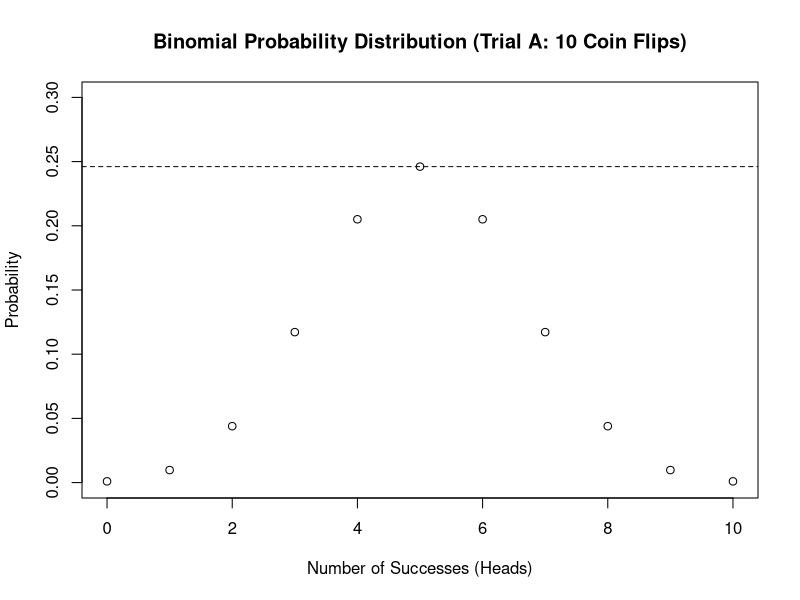
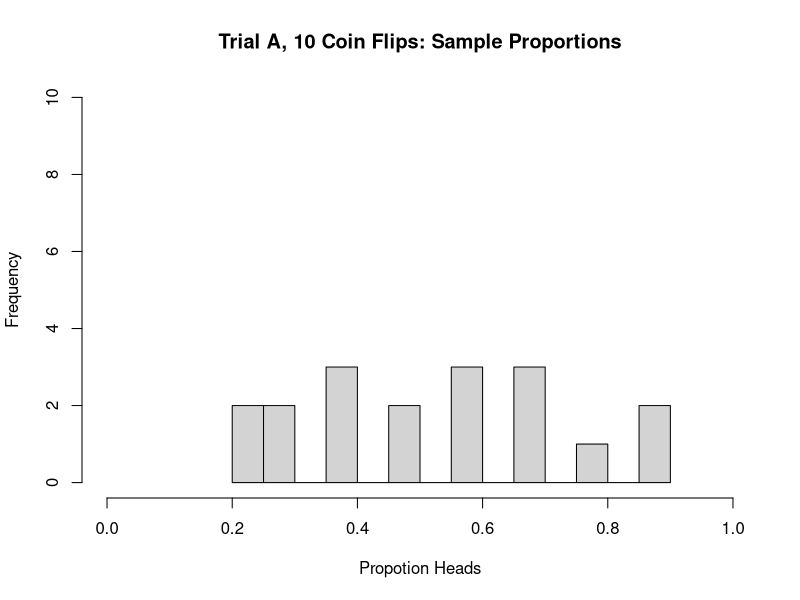
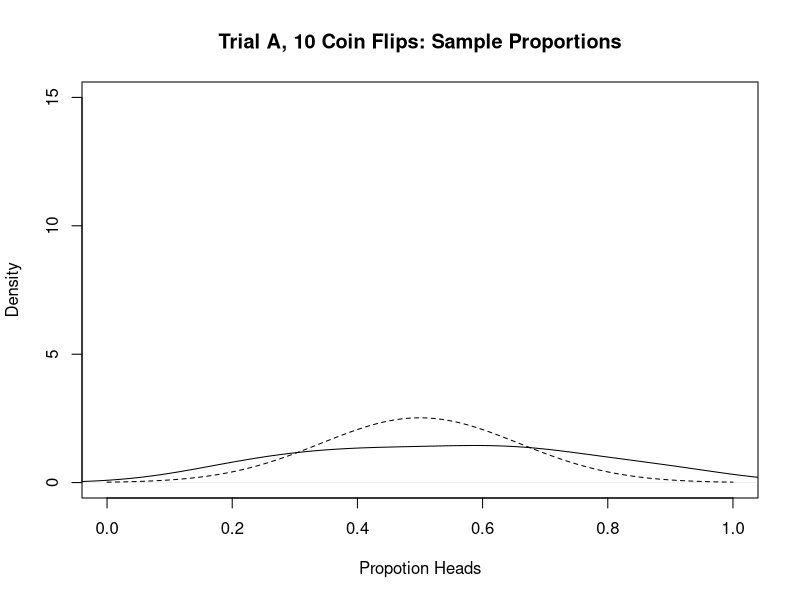
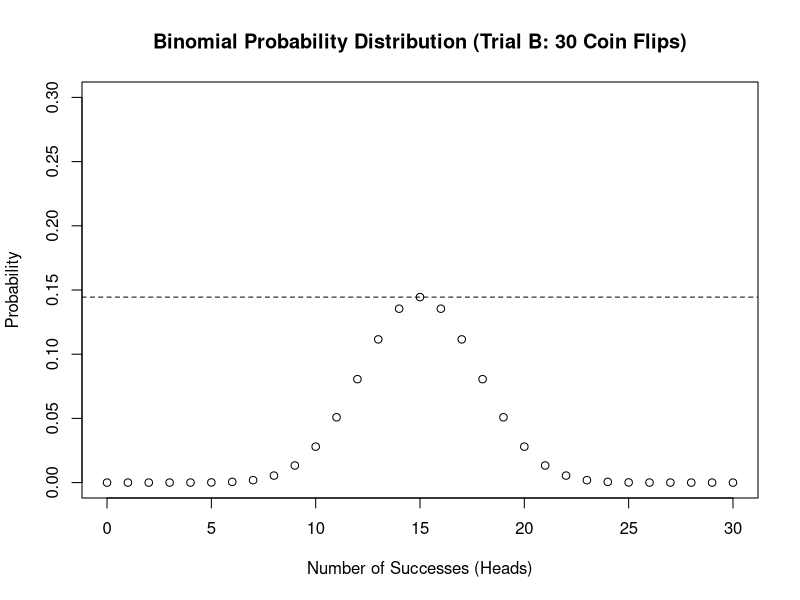
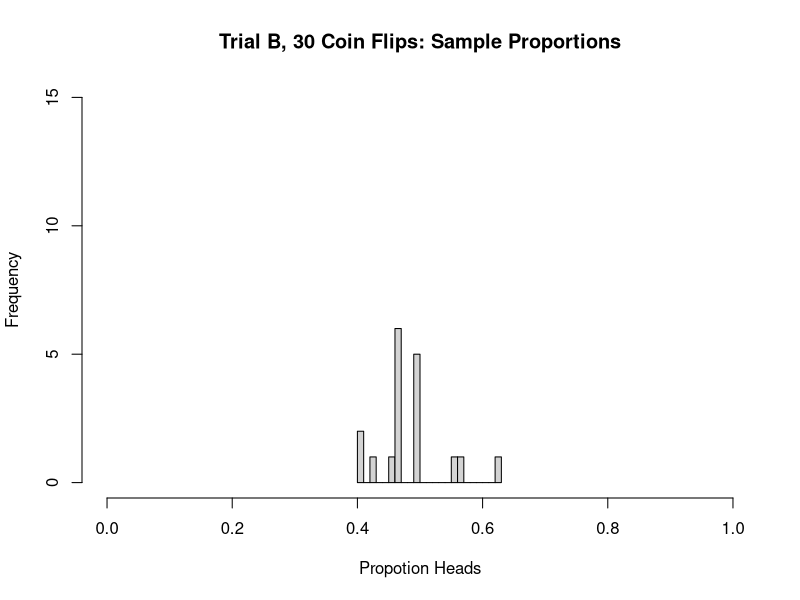
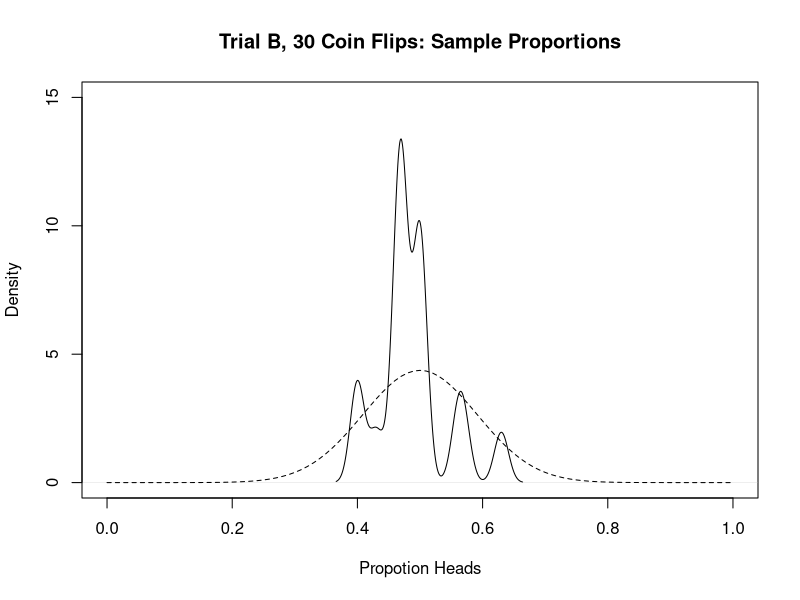

R code for these plots, in order:
#SOC 303: Ex5_PPT: In-class coin toss exercise
# Exercise 5 R script

###
#Trial A: 10 tosses of a coin
###

# First, let's consider what the theoretical probability distribution looks like

# Generate a sequence of all possible successes (0 to 10 heads)
xA=seq(0,10,by=1) # This creates a vector from 0 to 10 by whole numbers

# Calculate the binomial probabilities for each possible success
yA<-dbinom(xA,10,0.5)

# Plot the binomial probability distribution
plot(xA,yA,ylab="Probability",xlab="Number of Successes (Heads)",
     main="Binomial Probability Distribution (Trial A: 10 Coin Flips)",ylim=c(0,0.3))
     abline(h=252*(.5^5*.5^5),lty=2) #binomial mass function pH = 5 choose 10

###Now, let's check out our data from class

#Create a vector that contains each student's sample proportion from trial A
TAprops<-c(0.4,0.7,0.9,0.9,0.8,0.6,0.3,0.5,0.5,0.6,0.4,0.7,0.2,0.4,0.3,0.6,0.7,0.2)

#use a histogram to show sample proportion distribution
hist(TAprops,main="Trial A, 10 Coin Flips: Sample Proportions",
     xlab="Propotion Heads",breaks=10,xlim=c(0,1),ylim=c(0,10))

#let's compare more closely to a standard normal distribution
#converting to kernel density for sample proportions to show approximation to normal
kdeTA<-density(TAprops)
plot(kdeTA,main="Trial A, 10 Coin Flips: Sample Proportions",
     xlab="Propotion Heads",ylim=c(0,15),xlim=c(0,1))

#overlay the theoretical normal distribution
sdA=sqrt(0.5*(1-0.5)/10)
curve(dnorm(x,mean=0.5,sd=sdA),add=TRUE,from=0,to=1,lty=2)


###
#Trial B: 30 tosses of a coin
###

# First, let's consider what the theoretical probability distribution looks like

# Generate a sequence of all possible successes (0 to 30 heads)
xB=seq(0,30,by=1) # This creates a vector from 0 to 30 by whole numbers

# Calculate the binomial probabilities for each possible success
yB<-dbinom(xB,30,0.5)

# Plot the binomial probability distribution
plot(xB,yB,ylab="Probability",xlab="Number of Successes (Heads)",
     main="Binomial Probability Distribution (Trial B: 30 Coin Flips)",ylim=c(0,0.3))
     abline(h=155117520*(.5^15*.5^15),lty=2) #binomial mass function pH = 15 choose 30

###Now, let's check out our data from class
     
#Create a vector that contains each student's sample proportion from trial B
TBprops<-c(0.40,0.50,0.50,0.47,0.47,0.57,0.47,0.50,0.43,0.40,0.63,0.47,0.47,0.47,0.46,0.50,0.56,0.50)

#use a histogram to show sample proportion distribution
hist(TBprops,main="Trial B, 30 Coin Flips: Sample Proportions",
     xlab="Propotion Heads",breaks=30,xlim=c(0,1),ylim=c(0,15))

#let's compare more closely to a standard normal distribution
#converting to kernel density for sample proportions to show approximation to normal
kdeTB<-density(TBprops)

plot(kdeTB,main="Trial B, 30 Coin Flips: Sample Proportions",
     xlab="Propotion Heads",ylim=c(0,15),xlim=c(0,1))

#overlay the theoretical normal distribution
sdB=sqrt(0.5*(1-0.5)/30)
curve(dnorm(x,mean=0.5,sd=sdB),add=TRUE,from=0,to=1,lty=2)
